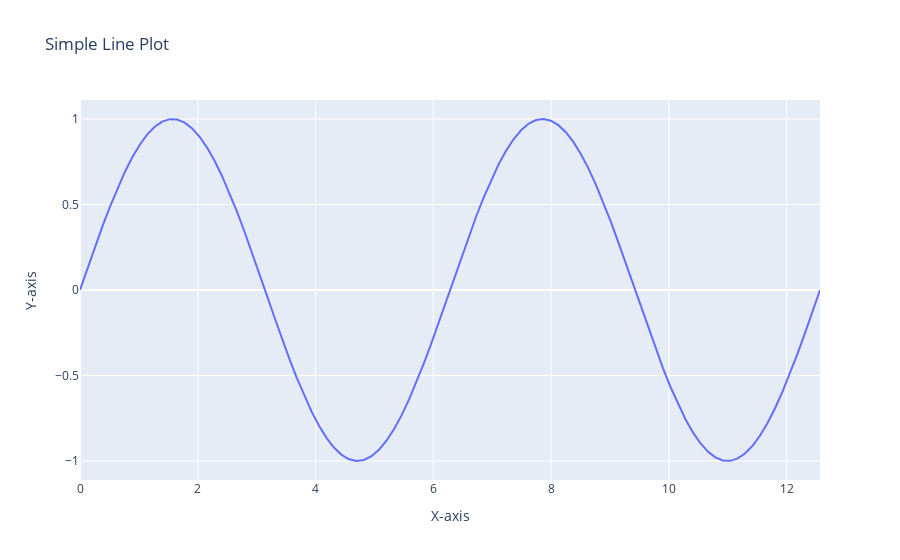

Write notebook code for a chart like this one.
### Markdown cell above
20. Using Plotly, create a basic line plot of a randomly generated dataset, label the axes, and set the title as
'Simple Line Plot'.

### Code cell
import plotly.graph_objects as go
fig = go.Figure(data=go.Scatter(x=x, y=y, mode='lines'))

fig.update_layout(
    title='Simple Line Plot',
    xaxis_title='X-axis',
    yaxis_title='Y-axis'
)

fig.show()
